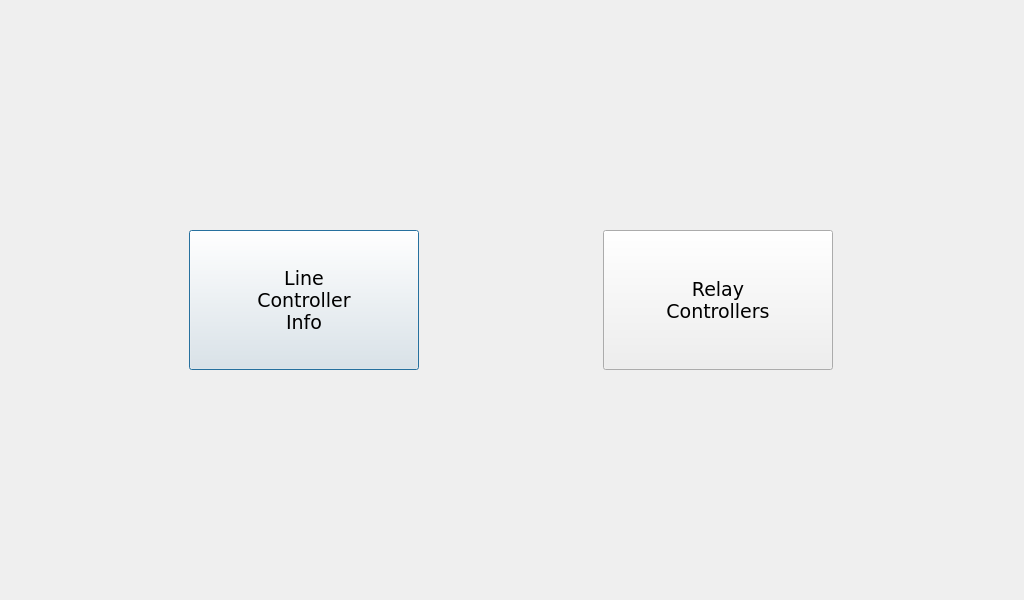
<?xml version="1.0" encoding="UTF-8"?>
<ui version="4.0">
 <class>CPreLcPanel</class>
 <widget class="QDialog" name="CPreLcPanel">
  <property name="geometry">
   <rect>
    <x>0</x>
    <y>0</y>
    <width>1024</width>
    <height>600</height>
   </rect>
  </property>
  <property name="windowTitle">
   <string>Dialog</string>
  </property>
  <layout class="QGridLayout" name="gridLayout">
   <item row="0" column="0">
    <widget class="QPushButton" name="pbPreLcInfo">
     <property name="sizePolicy">
      <sizepolicy hsizetype="Fixed" vsizetype="Fixed">
       <horstretch>0</horstretch>
       <verstretch>0</verstretch>
      </sizepolicy>
     </property>
     <property name="minimumSize">
      <size>
       <width>230</width>
       <height>140</height>
      </size>
     </property>
     <property name="maximumSize">
      <size>
       <width>230</width>
       <height>140</height>
      </size>
     </property>
     <property name="font">
      <font>
       <family>DejaVu Sans</family>
       <pointsize>14</pointsize>
      </font>
     </property>
     <property name="text">
      <string>Line
Controller
Info</string>
     </property>
     <property name="icon">
      <iconset>
       <normalon>:/graphics/prepanel_info.png</normalon>
      </iconset>
     </property>
     <property name="iconSize">
      <size>
       <width>128</width>
       <height>128</height>
      </size>
     </property>
     <property name="checkable">
      <bool>false</bool>
     </property>
    </widget>
   </item>
   <item row="0" column="1">
    <widget class="QPushButton" name="pbPreLcRelayCtrlers">
     <property name="sizePolicy">
      <sizepolicy hsizetype="Fixed" vsizetype="Fixed">
       <horstretch>0</horstretch>
       <verstretch>0</verstretch>
      </sizepolicy>
     </property>
     <property name="minimumSize">
      <size>
       <width>230</width>
       <height>140</height>
      </size>
     </property>
     <property name="maximumSize">
      <size>
       <width>230</width>
       <height>140</height>
      </size>
     </property>
     <property name="font">
      <font>
       <family>DejaVu Sans</family>
       <pointsize>14</pointsize>
      </font>
     </property>
     <property name="text">
      <string>Relay
Controllers</string>
     </property>
     <property name="icon">
      <iconset>
       <normalon>:/graphics/prepanel_bulb.png</normalon>
      </iconset>
     </property>
     <property name="iconSize">
      <size>
       <width>128</width>
       <height>128</height>
      </size>
     </property>
     <property name="checkable">
      <bool>false</bool>
     </property>
    </widget>
   </item>
  </layout>
 </widget>
 <resources/>
 <connections/>
</ui>
